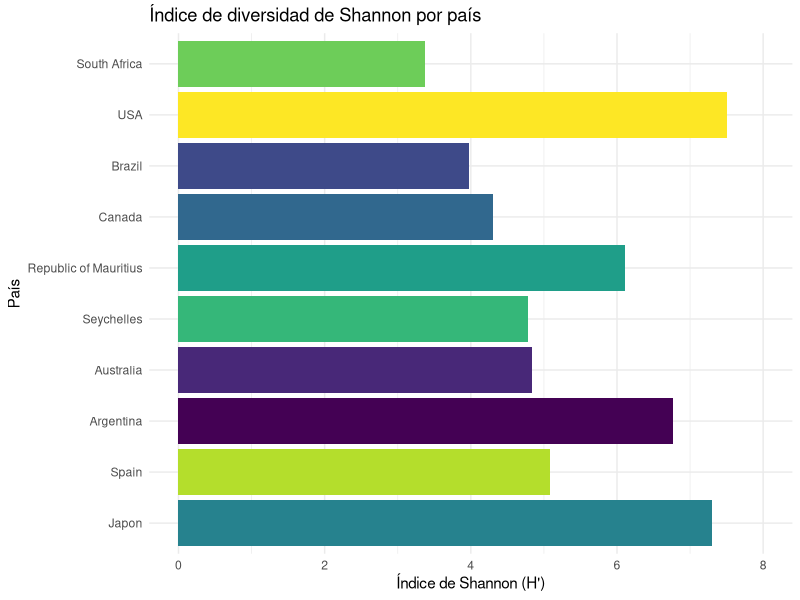
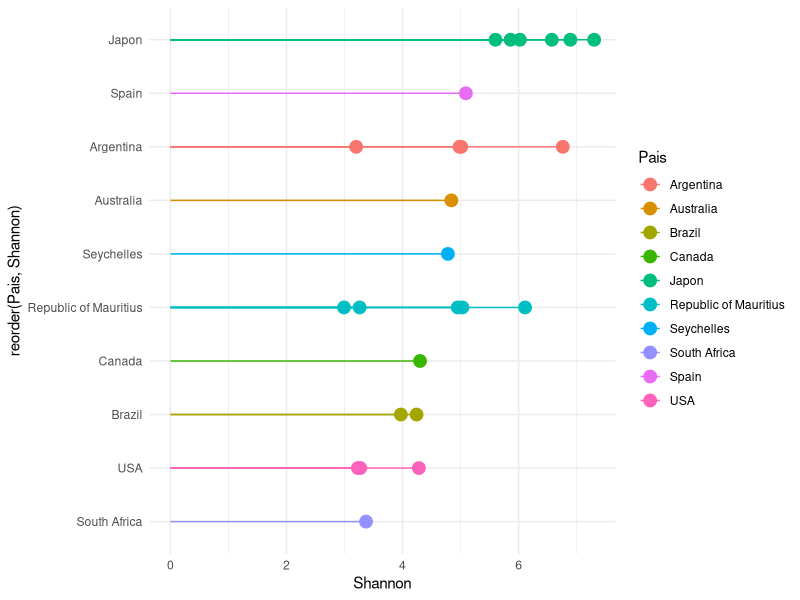
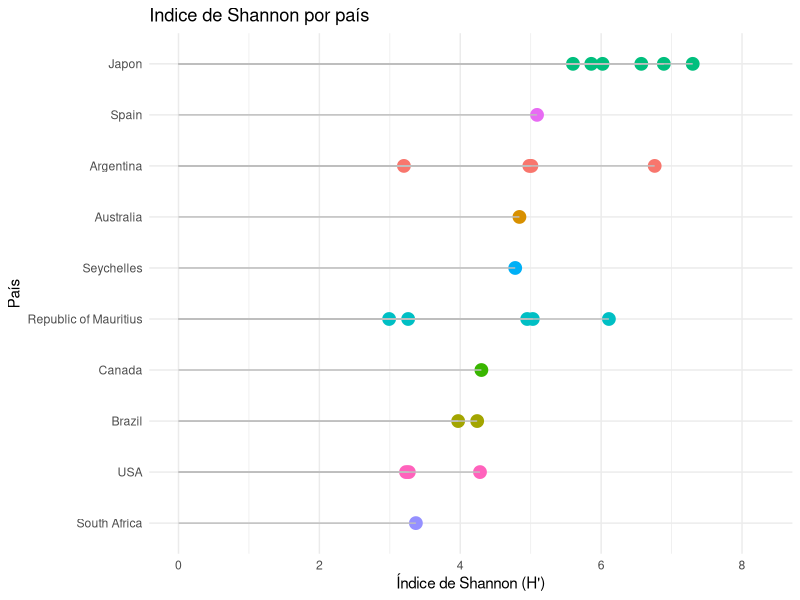

Generate these figures, in order, with R:
library(ggplot2)

# Datos
pais <- c("Republic of Mauritius", "Seychelles", "Argentina", "USA", "Republic of Mauritius", "Republic of Mauritius",
          "South Africa", "Australia", "Japon", "USA", "USA", "Canada", "Japon", "Argentina", "Japon", "Japon",
          "Japon", "Japon", "Spain", "Brazil", "Republic of Mauritius", "Republic of Mauritius", "Brazil", "Argentina", "Argentina")

shannon <- c(6.11, 4.78, 6.76, 4.28, 2.99, 3.26, 3.37, 4.84, 7.30, 3.23, 3.27, 4.30, 6.57, 3.20,
             5.86, 5.60, 6.02, 6.89, 5.09, 3.97, 4.95, 5.03, 4.24, 4.98, 5.01)

# Crear data frame
datos <- data.frame(Pais = pais, Shannon = shannon)

# Asegurarse de que Shannon sea numérico
datos$Shannon <- as.numeric(datos$Shannon)

# Graficar
ggplot(datos, aes(x = reorder(Pais, -Shannon), y = Shannon, fill = Pais)) +
  geom_col(show.legend = FALSE) +
  coord_flip() +
  theme_minimal() +
  labs(title = "Índice de diversidad de Shannon por país",
       x = "País",
       y = "Índice de Shannon (H')") +
  scale_fill_viridis_d() +
  scale_y_continuous(limits = c(0, 8))   # ← aquí limitamos el eje Y a algo lógico

##dotplot
ggplot(datos, aes(x = reorder(Pais, Shannon), y = Shannon, color = Pais)) +
  geom_point(size = 4) +
  geom_segment(aes(xend = Pais, y = 0, yend = Shannon)) +
  coord_flip() +
  theme_minimal()


library(ggplot2)

# Datos
pais <- c("Republic of Mauritius", "Seychelles", "Argentina", "USA", "Republic of Mauritius", "Republic of Mauritius",
          "South Africa", "Australia", "Japon", "USA", "USA", "Canada", "Japon", "Argentina", "Japon", "Japon",
          "Japon", "Japon", "Spain", "Brazil", "Republic of Mauritius", "Republic of Mauritius", "Brazil", "Argentina", "Argentina")

shannon <- c(6.11, 4.78, 6.76, 4.28, 2.99, 3.26, 3.37, 4.84, 7.30, 3.23, 3.27, 4.30, 6.57, 3.20,
             5.86, 5.60, 6.02, 6.89, 5.09, 3.97, 4.95, 5.03, 4.24, 4.98, 5.01)

# Crear data frame
datos <- data.frame(Pais = pais, Shannon = shannon)

# Gráfico tipo dotplot con ejes ajustados
ggplot(datos, aes(x = Shannon, y = reorder(Pais, Shannon), color = Pais)) +
  geom_point(size = 4) +
  geom_segment(aes(x = 0, xend = Shannon, y = Pais, yend = Pais), color = "grey") +
  theme_minimal() +
  scale_x_continuous(limits = c(0, max(datos$Shannon) + 1)) +  # Ajusta el eje X
  labs(title = "Indice de Shannon por país",
       x = "Índice de Shannon (H')",
       y = "País") +
  theme(legend.position = "none")
